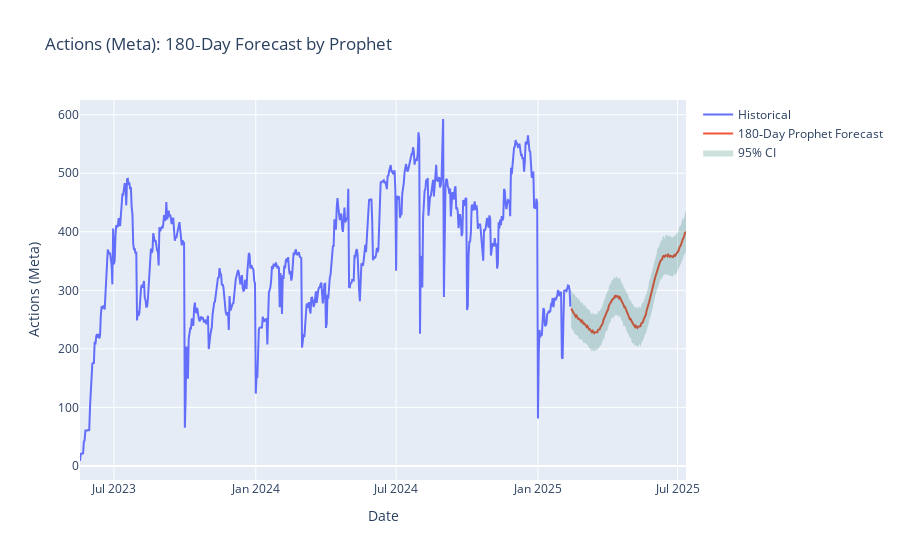

This figure's notebook cell:
### Markdown cell above
# 11) True Forward Cast

### Code cell
# --- after you’ve built `metrics_df` ---
# identify which model had the lower MAPE (%) on the test split
best = metrics_df.sort_values("MAPE (%)").iloc[0]["Model"]  

# find the row with the lowest MAPE (%)
best_row  = metrics_df.loc[metrics_df['MAPE (%)'].idxmin()]

# extract model name and its MAPE (%)
best_model = best_row['Model']
best_MAPE  = best_row['MAPE (%)']

print(f"Best back‑test model: {best_model} with MAPE (%) = {best_MAPE:.3f}")

# define your forecast horizon
future_days = 180
last_date   = ts['Date'].max()

# build a future frame long enough for both
future_all = m.make_future_dataframe(periods=future_days)
future_all = future_all.merge(
    ts.rename(columns={'Date':'ds'})[['ds']+cost_metrics],
    on='ds', how='left'
)
future_all[cost_metrics] = future_all[cost_metrics].ffill().fillna(0)

# Prophet forecast for all future dates
fc_all = m.predict(future_all)
fc_60 = fc_all[fc_all['ds'] > last_date].copy()

# XGBoost forecast for the future (assumes regressors are carried forward)
future_dates = pd.date_range(last_date + pd.Timedelta(1,'D'), periods=future_days)
# grab the last known cost_metrics row and repeat it
last_regs = ts.set_index('Date')[cost_metrics].loc[last_date]
future_regs = pd.DataFrame([last_regs.values]*future_days,
                           index=future_dates, columns=cost_metrics)
df_feat_60 = pd.DataFrame({"Date": future_dates})
df_feat_60 = pd.concat([df_feat_60, future_regs.reset_index(drop=True)], axis=1)
X_feat_60 = make_features(df_feat_60)

pred_xgb_60 = xgb.predict(X_feat_60)

# now branch to whichever was best
if best == "Prophet":
    # use Prophet’s yhat, lower, upper
    forecast_df = fc_60.rename(columns={
        "yhat":       "Forecast",
        "yhat_lower": "Lower CI",
        "yhat_upper": "Upper CI"
    })[['ds','Forecast','Lower CI','Upper CI']]
else:
    # use XGBoost — no CI
    forecast_df = pd.DataFrame({
        'ds':       future_dates,
        'Forecast': pred_xgb_60
    })

# final Plotly chart
fig = go.Figure([
    go.Scatter(x=ts['Date'], y=ts[metric], mode='lines', name='Historical'),
    go.Scatter(x=forecast_df['ds'], y=forecast_df['Forecast'],
               mode='lines', name=f'{future_days}‑Day {best} Forecast')
])

if best == "Prophet":
    fig.add_trace(go.Scatter(
        x=list(forecast_df['ds']) + list(forecast_df['ds'][::-1]),
        y=list(forecast_df['Upper CI']) + list(forecast_df['Lower CI'][::-1]),
        fill='toself', fillcolor='rgba(0,100,80,0.2)',
        line=dict(color='rgba(255,255,255,0)'), name='95% CI'
    ))

fig.update_layout(
    title=f"{metric}: {future_days}‑Day Forecast by {best}",
    xaxis_title='Date', yaxis_title=metric
)
fig.show()

### Figure 1 — Plotly figure (JSON) as saved in the notebook; plotly's stock layout.template omitted (floating-point values rounded to 4 significant figures; data arrays with more than 128 entries replaced by an {"elided": "..."} marker saying what was removed)
{"data": [{"mode": "lines", "name": "Historical", "type": "scatter", "x": {"elided": "637 str values"}, "y": {"elided": "637 float values"}}, {"mode": "lines", "name": "180‑Day Prophet Forecast", "type": "scatter", "x": {"elided": "150 str values"}, "y": {"elided": "150 float values"}}, {"fill": "toself", "fillcolor": "rgba(0,100,80,0.2)", "line": {"color": "rgba(255,255,255,0)"}, "name": "95% CI", "type": "scatter", "x": {"elided": "300 str values"}, "y": {"elided": "300 float values"}}], "layout": {"title": {"text": "Actions (Meta): 180‑Day Forecast by Prophet"}, "xaxis": {"title": {"text": "Date"}}, "yaxis": {"title": {"text": "Actions (Meta)"}}}}
